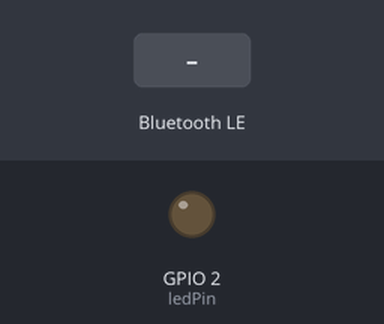
Simulated run of this sketch. Board: ESP32. On the bench: output pins drawn as LEDs (lit = HIGH). Inputs (shaded band) come from the test bench. Nothing arrives over Bluetooth unless stated; a phone connects over Bluetooth LE 3 s after start; what the sketch prints to the serial monitor is not drawn.

Above: at 1.2 s.
1.3 s: Bluetooth LE write "1" received
At 2.5 s:
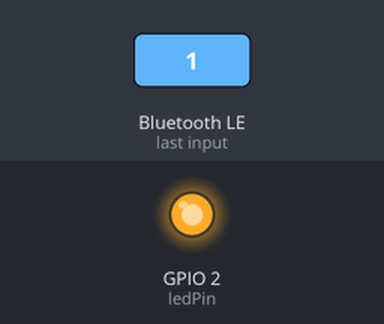
2.8 s: Bluetooth LE write "0" received
At 3.6 s:
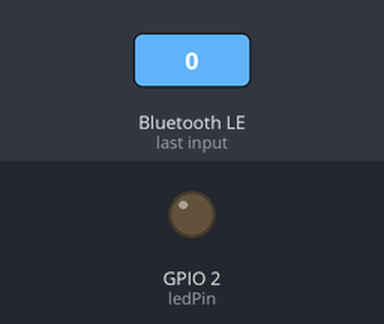
Timing chart, 0 to 5.8 s (numbered marks = the images above; inputs shaded):
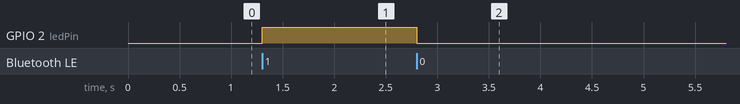

Measured:
- after the input at 1.3 s, GPIO 2 (ledPin): LOW → HIGH at once
- after the input at 2.8 s, GPIO 2 (ledPin): HIGH → LOW at once

The sketch:

BLE_code.ino
```cpp
#include <BLEDevice.h>
#include <BLEServer.h>
#include <BLEUtils.h>
#include <BLE2902.h>

BLEServer* pServer = NULL;
BLECharacteristic* pSensorCharacteristic = NULL;
BLECharacteristic* pLedCharacteristic = NULL;
bool deviceConnected = false;
bool oldDeviceConnected = false;
int32_t value[4] = {23, -4, 6, 70}; // x-coordinate, y-coordinate, speed, distance

const int ledPin = 2; // GPIO pin for LED

// BLE Service & Characteristic UUIDs
#define SERVICE_UUID                 "19b10000-e8f2-537e-4f6c-d104768a1214"
#define SENSOR_CHARACTERISTIC_UUID    "19b10001-e8f2-537e-4f6c-d104768a1214"
#define LED_CHARACTERISTIC_UUID       "19b10002-e8f2-537e-4f6c-d104768a1214"

class MyServerCallbacks : public BLEServerCallbacks {
    void onConnect(BLEServer* pServer) {
        deviceConnected = true;
    }

    void onDisconnect(BLEServer* pServer) {
        deviceConnected = false;
    }
};

class MyCharacteristicCallbacks : public BLECharacteristicCallbacks {
    void onWrite(BLECharacteristic* pCharacteristic) {
        std::string rawValue = pCharacteristic->getValue();

        if (rawValue.length() > 0) {
            uint8_t receivedByte = rawValue[0]; // Read first byte as unsigned

            Serial.print("Received raw byte from BLE: ");
            Serial.println(receivedByte); // Debugging output

            if (receivedByte == '1' || receivedByte == 1) {
                digitalWrite(ledPin, HIGH);
                Serial.println("✅ LED ON");
            } else if (receivedByte == '0' || receivedByte == 0) {
                digitalWrite(ledPin, LOW);
                Serial.println("✅ LED OFF");
            } else {
                Serial.println("❌ Invalid value received!");
            }
        }
    }
};

void setup() {
    Serial.begin(115200);
    pinMode(ledPin, OUTPUT);
    digitalWrite(ledPin, LOW); // Ensure LED starts OFF

    // Initialize BLE
    BLEDevice::init("ESP32");
    pServer = BLEDevice::createServer();
    pServer->setCallbacks(new MyServerCallbacks());

    // Create BLE Service
    BLEService *pService = pServer->createService(SERVICE_UUID);

    // Create Sensor Characteristic
    pSensorCharacteristic = pService->createCharacteristic(
        SENSOR_CHARACTERISTIC_UUID,
        BLECharacteristic::PROPERTY_READ |
        BLECharacteristic::PROPERTY_NOTIFY |
        BLECharacteristic::PROPERTY_INDICATE
    );

    // Create LED Characteristic
    pLedCharacteristic = pService->createCharacteristic(
        LED_CHARACTERISTIC_UUID,
        BLECharacteristic::PROPERTY_WRITE
    );

    // Register callback for LED characteristic
    pLedCharacteristic->setCallbacks(new MyCharacteristicCallbacks());

    // Add descriptors
    pSensorCharacteristic->addDescriptor(new BLE2902());
    pLedCharacteristic->addDescriptor(new BLE2902());

    // Start the service
    pService->start();

    // Start advertising
    BLEAdvertising *pAdvertising = BLEDevice::getAdvertising();
    pAdvertising->addServiceUUID(SERVICE_UUID);
    pAdvertising->setScanResponse(false);
    pAdvertising->setMinPreferred(0x00);
    BLEDevice::startAdvertising();

    Serial.println("Waiting for a client connection...");
}

void loop() {
    if (deviceConnected) {
        // Send the full `value` array as raw bytes
        pSensorCharacteristic->setValue((uint8_t*)value, sizeof(value));
        pSensorCharacteristic->notify();

        Serial.print("Sent values: ");
        Serial.print(value[0]); Serial.print(", ");
        Serial.print(value[1]); Serial.print(", ");
        Serial.print(value[2]); Serial.print(", ");
        Serial.println(value[3]);

        delay(3000);
    }

    if (!deviceConnected && oldDeviceConnected) {
        Serial.println("Device disconnected.");
        delay(500);
        pServer->startAdvertising();
        Serial.println("Restart advertising");
        oldDeviceConnected = deviceConnected;
    }

    if (deviceConnected && !oldDeviceConnected) {
        Serial.println("Device Connected");
        oldDeviceConnected = deviceConnected;
    }
}
```
